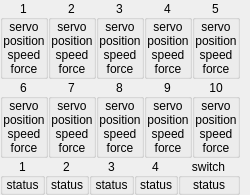
         <widget class="QWidget" name="pg_log">
          <layout class="QVBoxLayout" name="verticalLayout_49">
           <property name="leftMargin">
            <number>0</number>
           </property>
           <property name="topMargin">
            <number>0</number>
           </property>
           <property name="rightMargin">
            <number>10</number>
           </property>
           <property name="bottomMargin">
            <number>0</number>
           </property>
           <item>
            <widget class="QFrame" name="frame">
             <layout class="QVBoxLayout" name="verticalLayout_33" stretch="2,2,1">
              <property name="spacing">
               <number>0</number>
              </property>
              <property name="leftMargin">
               <number>0</number>
              </property>
              <property name="topMargin">
               <number>0</number>
              </property>
              <property name="rightMargin">
               <number>0</number>
              </property>
              <property name="bottomMargin">
               <number>0</number>
              </property>
              <item>
               <layout class="QHBoxLayout" name="horizontalLayout_26">
                <property name="spacing">
                 <number>0</number>
                </property>
                <item>
                 <widget class="QGroupBox" name="status_1">
                  <property name="title">
                   <string>1</string>
                  </property>
                  <property name="alignment">
                   <set>Qt::AlignCenter</set>
                  </property>
                  <layout class="QVBoxLayout" name="verticalLayout_14">
                   <property name="spacing">
                    <number>0</number>
                   </property>
                   <property name="leftMargin">
                    <number>0</number>
                   </property>
                   <property name="topMargin">
                    <number>0</number>
                   </property>
                   <property name="rightMargin">
                    <number>0</number>
                   </property>
                   <property name="bottomMargin">
                    <number>0</number>
                   </property>
                   <item>
                    <widget class="QLabel" name="servo_1">
                     <property name="text">
                      <string>servo</string>
                     </property>
                     <property name="alignment">
                      <set>Qt::AlignCenter</set>
                     </property>
                    </widget>
                   </item>
                   <item>
                    <widget class="QLabel" name="position_1">
                     <property name="text">
                      <string>position</string>
                     </property>
                     <property name="alignment">
                      <set>Qt::AlignCenter</set>
                     </property>
                    </widget>
                   </item>
                   <item>
                    <widget class="QLabel" name="speed_1">
                     <property name="text">
                      <string>speed</string>
                     </property>
                     <property name="alignment">
                      <set>Qt::AlignCenter</set>
                     </property>
                    </widget>
                   </item>
                   <item>
                    <widget class="QLabel" name="force_1">
                     <property name="text">
                      <string>force</string>
                     </property>
                     <property name="alignment">
                      <set>Qt::AlignCenter</set>
                     </property>
                    </widget>
                   </item>
                  </layout>
                 </widget>
                </item>
                <item>
                 <widget class="QGroupBox" name="status_2">
                  <property name="title">
                   <string>2</string>
                  </property>
                  <property name="alignment">
                   <set>Qt::AlignCenter</set>
                  </property>
                  <layout class="QVBoxLayout" name="verticalLayout_15">
                   <property name="spacing">
                    <number>0</number>
                   </property>
                   <property name="leftMargin">
                    <number>0</number>
                   </property>
                   <property name="topMargin">
                    <number>0</number>
                   </property>
                   <property name="rightMargin">
                    <number>0</number>
                   </property>
                   <property name="bottomMargin">
                    <number>0</number>
                   </property>
                   <item>
                    <widget class="QLabel" name="servo_2">
                     <property name="text">
                      <string>servo</string>
                     </property>
                     <property name="alignment">
                      <set>Qt::AlignCenter</set>
                     </property>
                    </widget>
                   </item>
                   <item>
                    <widget class="QLabel" name="position_2">
                     <property name="text">
                      <string>position</string>
                     </property>
                     <property name="alignment">
                      <set>Qt::AlignCenter</set>
                     </property>
                    </widget>
                   </item>
                   <item>
                    <widget class="QLabel" name="speed_2">
                     <property name="text">
                      <string>speed</string>
                     </property>
                     <property name="alignment">
                      <set>Qt::AlignCenter</set>
                     </property>
                    </widget>
                   </item>
                   <item>
                    <widget class="QLabel" name="force_2">
                     <property name="text">
                      <string>force</string>
                     </property>
                     <property name="alignment">
                      <set>Qt::AlignCenter</set>
                     </property>
                    </widget>
                   </item>
                  </layout>
                 </widget>
                </item>
                <item>
                 <widget class="QGroupBox" name="status_3">
                  <property name="title">
                   <string>3</string>
                  </property>
                  <property name="alignment">
                   <set>Qt::AlignCenter</set>
                  </property>
                  <layout class="QVBoxLayout" name="verticalLayout_16">
                   <property name="spacing">
                    <number>0</number>
                   </property>
                   <property name="leftMargin">
                    <number>0</number>
                   </property>
                   <property name="topMargin">
                    <number>0</number>
                   </property>
                   <property name="rightMargin">
                    <number>0</number>
                   </property>
                   <property name="bottomMargin">
                    <number>0</number>
                   </property>
                   <item>
                    <widget class="QLabel" name="servo_3">
                     <property name="text">
                      <string>servo</string>
                     </property>
                     <property name="alignment">
                      <set>Qt::AlignCenter</set>
                     </property>
                    </widget>
                   </item>
                   <item>
                    <widget class="QLabel" name="position_3">
                     <property name="text">
                      <string>position</string>
                     </property>
                     <property name="alignment">
                      <set>Qt::AlignCenter</set>
                     </property>
                    </widget>
                   </item>
                   <item>
                    <widget class="QLabel" name="speed_3">
                     <property name="text">
                      <string>speed</string>
                     </property>
                     <property name="alignment">
                      <set>Qt::AlignCenter</set>
                     </property>
                    </widget>
                   </item>
                   <item>
                    <widget class="QLabel" name="force_3">
                     <property name="text">
                      <string>force</string>
                     </property>
                     <property name="alignment">
                      <set>Qt::AlignCenter</set>
                     </property>
                    </widget>
                   </item>
                  </layout>
                 </widget>
                </item>
                <item>
                 <widget class="QGroupBox" name="status_4">
                  <property name="title">
                   <string>4</string>
                  </property>
                  <property name="alignment">
                   <set>Qt::AlignCenter</set>
                  </property>
                  <layout class="QVBoxLayout" name="verticalLayout_17">
                   <property name="spacing">
                    <number>0</number>
                   </property>
                   <property name="leftMargin">
                    <number>0</number>
                   </property>
                   <property name="topMargin">
                    <number>0</number>
                   </property>
                   <property name="rightMargin">
                    <number>0</number>
                   </property>
                   <property name="bottomMargin">
                    <number>0</number>
                   </property>
                   <item>
                    <widget class="QLabel" name="servo_4">
                     <property name="text">
                      <string>servo</string>
                     </property>
                     <property name="alignment">
                      <set>Qt::AlignCenter</set>
                     </property>
                    </widget>
                   </item>
                   <item>
                    <widget class="QLabel" name="position_4">
                     <property name="text">
                      <string>position</string>
                     </property>
                     <property name="alignment">
                      <set>Qt::AlignCenter</set>
                     </property>
                    </widget>
                   </item>
                   <item>
                    <widget class="QLabel" name="speed_4">
                     <property name="text">
                      <string>speed</string>
                     </property>
                     <property name="alignment">
                      <set>Qt::AlignCenter</set>
                     </property>
                    </widget>
                   </item>
                   <item>
                    <widget class="QLabel" name="force_4">
                     <property name="text">
                      <string>force</string>
                     </property>
                     <property name="alignment">
                      <set>Qt::AlignCenter</set>
                     </property>
                    </widget>
                   </item>
                  </layout>
                 </widget>
                </item>
                <item>
                 <widget class="QGroupBox" name="status_5">
                  <property name="title">
                   <string>5</string>
                  </property>
                  <property name="alignment">
                   <set>Qt::AlignCenter</set>
                  </property>
                  <layout class="QVBoxLayout" name="verticalLayout_18">
                   <property name="spacing">
                    <number>0</number>
                   </property>
                   <property name="leftMargin">
                    <number>0</number>
                   </property>
                   <property name="topMargin">
                    <number>0</number>
                   </property>
                   <property name="rightMargin">
                    <number>0</number>
                   </property>
                   <property name="bottomMargin">
                    <number>0</number>
                   </property>
                   <item>
                    <widget class="QLabel" name="servo_5">
                     <property name="text">
                      <string>servo</string>
                     </property>
                     <property name="alignment">
                      <set>Qt::AlignCenter</set>
                     </property>
                    </widget>
                   </item>
                   <item>
                    <widget class="QLabel" name="position_5">
                     <property name="text">
                      <string>position</string>
                     </property>
                     <property name="alignment">
                      <set>Qt::AlignCenter</set>
                     </property>
                    </widget>
                   </item>
                   <item>
                    <widget class="QLabel" name="speed_5">
                     <property name="text">
                      <string>speed</string>
                     </property>
                     <property name="alignment">
                      <set>Qt::AlignCenter</set>
                     </property>
                    </widget>
                   </item>
                   <item>
                    <widget class="QLabel" name="force_5">
                     <property name="text">
                      <string>force</string>
                     </property>
                     <property name="alignment">
                      <set>Qt::AlignCenter</set>
                     </property>
                    </widget>
                   </item>
                  </layout>
                 </widget>
                </item>
               </layout>
              </item>
              <item>
               <layout class="QHBoxLayout" name="horizontalLayout_27">
                <property name="spacing">
                 <number>0</number>
                </property>
                <item>
                 <widget class="QGroupBox" name="status_6">
                  <property name="title">
                   <string>6</string>
                  </property>
                  <property name="alignment">
                   <set>Qt::AlignCenter</set>
                  </property>
                  <layout class="QVBoxLayout" name="verticalLayout_23">
                   <property name="spacing">
                    <number>0</number>
                   </property>
                   <property name="leftMargin">
                    <number>0</number>
                   </property>
                   <property name="topMargin">
                    <number>0</number>
                   </property>
                   <property name="rightMargin">
                    <number>0</number>
                   </property>
                   <property name="bottomMargin">
                    <number>0</number>
                   </property>
                   <item>
                    <widget class="QLabel" name="servo_6">
                     <property name="text">
                      <string>servo</string>
                     </property>
                     <property name="alignment">
                      <set>Qt::AlignCenter</set>
                     </property>
                    </widget>
                   </item>
                   <item>
                    <widget class="QLabel" name="position_6">
                     <property name="text">
                      <string>position</string>
                     </property>
                     <property name="alignment">
                      <set>Qt::AlignCenter</set>
                     </property>
                    </widget>
                   </item>
                   <item>
                    <widget class="QLabel" name="speed_6">
                     <property name="text">
                      <string>speed</string>
                     </property>
                     <property name="alignment">
                      <set>Qt::AlignCenter</set>
                     </property>
                    </widget>
                   </item>
                   <item>
                    <widget class="QLabel" name="force_6">
                     <property name="text">
                      <string>force</string>
                     </property>
                     <property name="alignment">
                      <set>Qt::AlignCenter</set>
                     </property>
                    </widget>
                   </item>
                  </layout>
                 </widget>
                </item>
                <item>
                 <widget class="QGroupBox" name="status_7">
                  <property name="title">
                   <string>7</string>
                  </property>
                  <property name="alignment">
                   <set>Qt::AlignCenter</set>
                  </property>
                  <layout class="QVBoxLayout" name="verticalLayout_24">
                   <property name="spacing">
                    <number>0</number>
                   </property>
                   <property name="leftMargin">
                    <number>0</number>
                   </property>
                   <property name="topMargin">
                    <number>0</number>
                   </property>
                   <property name="rightMargin">
                    <number>0</number>
                   </property>
                   <property name="bottomMargin">
                    <number>0</number>
                   </property>
                   <item>
                    <widget class="QLabel" name="servo_7">
                     <property name="text">
                      <string>servo</string>
                     </property>
                     <property name="alignment">
                      <set>Qt::AlignCenter</set>
                     </property>
                    </widget>
                   </item>
                   <item>
                    <widget class="QLabel" name="position_7">
                     <property name="text">
                      <string>position</string>
                     </property>
                     <property name="alignment">
                      <set>Qt::AlignCenter</set>
                     </property>
                    </widget>
                   </item>
                   <item>
                    <widget class="QLabel" name="speed_7">
                     <property name="text">
                      <string>speed</string>
                     </property>
                     <property name="alignment">
                      <set>Qt::AlignCenter</set>
                     </property>
                    </widget>
                   </item>
                   <item>
                    <widget class="QLabel" name="force_7">
                     <property name="text">
                      <string>force</string>
                     </property>
                     <property name="alignment">
                      <set>Qt::AlignCenter</set>
                     </property>
                    </widget>
                   </item>
                  </layout>
                 </widget>
                </item>
                <item>
                 <widget class="QGroupBox" name="status_8">
                  <property name="title">
                   <string>8</string>
                  </property>
                  <property name="alignment">
                   <set>Qt::AlignCenter</set>
                  </property>
                  <layout class="QVBoxLayout" name="verticalLayout_25">
                   <property name="spacing">
                    <number>0</number>
                   </property>
                   <property name="leftMargin">
                    <number>0</number>
                   </property>
                   <property name="topMargin">
                    <number>0</number>
                   </property>
                   <property name="rightMargin">
                    <number>0</number>
                   </property>
                   <property name="bottomMargin">
                    <number>0</number>
                   </property>
                   <item>
                    <widget class="QLabel" name="servo_8">
                     <property name="text">
                      <string>servo</string>
                     </property>
                     <property name="alignment">
                      <set>Qt::AlignCenter</set>
                     </property>
                    </widget>
                   </item>
                   <item>
                    <widget class="QLabel" name="position_8">
                     <property name="text">
                      <string>position</string>
                     </property>
                     <property name="alignment">
                      <set>Qt::AlignCenter</set>
                     </property>
                    </widget>
                   </item>
                   <item>
                    <widget class="QLabel" name="speed_8">
                     <property name="text">
                      <string>speed</string>
                     </property>
                     <property name="alignment">
                      <set>Qt::AlignCenter</set>
                     </property>
                    </widget>
                   </item>
                   <item>
                    <widget class="QLabel" name="force_8">
                     <property name="text">
                      <string>force</string>
                     </property>
                     <property name="alignment">
                      <set>Qt::AlignCenter</set>
                     </property>
                    </widget>
                   </item>
                  </layout>
                 </widget>
                </item>
                <item>
                 <widget class="QGroupBox" name="status_9">
                  <property name="title">
                   <string>9</string>
                  </property>
                  <property name="alignment">
                   <set>Qt::AlignCenter</set>
                  </property>
                  <layout class="QVBoxLayout" name="verticalLayout_26">
                   <property name="spacing">
                    <number>0</number>
                   </property>
                   <property name="leftMargin">
                    <number>0</number>
                   </property>
                   <property name="topMargin">
                    <number>0</number>
                   </property>
                   <property name="rightMargin">
                    <number>0</number>
                   </property>
                   <property name="bottomMargin">
                    <number>0</number>
                   </property>
                   <item>
                    <widget class="QLabel" name="servo_9">
                     <property name="text">
                      <string>servo</string>
                     </property>
                     <property name="alignment">
                      <set>Qt::AlignCenter</set>
                     </property>
                    </widget>
                   </item>
                   <item>
                    <widget class="QLabel" name="position_9">
                     <property name="text">
                      <string>position</string>
                     </property>
                     <property name="alignment">
                      <set>Qt::AlignCenter</set>
                     </property>
                    </widget>
                   </item>
                   <item>
                    <widget class="QLabel" name="speed_9">
                     <property name="text">
                      <string>speed</string>
                     </property>
                     <property name="alignment">
                      <set>Qt::AlignCenter</set>
                     </property>
                    </widget>
                   </item>
                   <item>
                    <widget class="QLabel" name="force_9">
                     <property name="text">
                      <string>force</string>
                     </property>
                     <property name="alignment">
                      <set>Qt::AlignCenter</set>
                     </property>
                    </widget>
                   </item>
                  </layout>
                 </widget>
                </item>
                <item>
                 <widget class="QGroupBox" name="status_10">
                  <property name="title">
                   <string>10</string>
                  </property>
                  <property name="alignment">
                   <set>Qt::AlignCenter</set>
                  </property>
                  <layout class="QVBoxLayout" name="verticalLayout_27">
                   <property name="spacing">
                    <number>0</number>
                   </property>
                   <property name="leftMargin">
                    <number>0</number>
                   </property>
                   <property name="topMargin">
                    <number>0</number>
                   </property>
                   <property name="rightMargin">
                    <number>0</number>
                   </property>
                   <property name="bottomMargin">
                    <number>0</number>
                   </property>
                   <item>
                    <widget class="QLabel" name="servo_10">
                     <property name="text">
                      <string>servo</string>
                     </property>
                     <property name="alignment">
                      <set>Qt::AlignCenter</set>
                     </property>
                    </widget>
                   </item>
                   <item>
                    <widget class="QLabel" name="position_10">
                     <property name="text">
                      <string>position</string>
                     </property>
                     <property name="alignment">
                      <set>Qt::AlignCenter</set>
                     </property>
                    </widget>
                   </item>
                   <item>
                    <widget class="QLabel" name="speed_10">
                     <property name="text">
                      <string>speed</string>
                     </property>
                     <property name="alignment">
                      <set>Qt::AlignCenter</set>
                     </property>
                    </widget>
                   </item>
                   <item>
                    <widget class="QLabel" name="force_10">
                     <property name="text">
                      <string>force</string>
                     </property>
                     <property name="alignment">
                      <set>Qt::AlignCenter</set>
                     </property>
                    </widget>
                   </item>
                  </layout>
                 </widget>
                </item>
               </layout>
              </item>
              <item>
               <layout class="QHBoxLayout" name="horizontalLayout_28">
                <property name="spacing">
                 <number>0</number>
                </property>
                <item>
                 <widget class="QGroupBox" name="fa_status_1">
                  <property name="title">
                   <string>1</string>
                  </property>
                  <property name="alignment">
                   <set>Qt::AlignCenter</set>
                  </property>
                  <layout class="QVBoxLayout" name="verticalLayout_28">
                   <property name="spacing">
                    <number>0</number>
                   </property>
                   <property name="leftMargin">
                    <number>0</number>
                   </property>
                   <property name="topMargin">
                    <number>0</number>
                   </property>
                   <property name="rightMargin">
                    <number>0</number>
                   </property>
                   <property name="bottomMargin">
                    <number>0</number>
                   </property>
                   <item>
                    <widget class="QLabel" name="isopen_1">
                     <property name="text">
                      <string>status</string>
                     </property>
                     <property name="alignment">
                      <set>Qt::AlignCenter</set>
                     </property>
                    </widget>
                   </item>
                  </layout>
                 </widget>
                </item>
                <item>
                 <widget class="QGroupBox" name="fa_status_2">
                  <property name="title">
                   <string>2</string>
                  </property>
                  <property name="alignment">
                   <set>Qt::AlignCenter</set>
                  </property>
                  <layout class="QVBoxLayout" name="verticalLayout_29">
                   <property name="spacing">
                    <number>0</number>
                   </property>
                   <property name="leftMargin">
                    <number>0</number>
                   </property>
                   <property name="topMargin">
                    <number>0</number>
                   </property>
                   <property name="rightMargin">
                    <number>0</number>
                   </property>
                   <property name="bottomMargin">
                    <number>0</number>
                   </property>
                   <item>
                    <widget class="QLabel" name="isopen_2">
                     <property name="text">
                      <string>status</string>
                     </property>
                     <property name="alignment">
                      <set>Qt::AlignCenter</set>
                     </property>
                    </widget>
                   </item>
                  </layout>
                 </widget>
                </item>
                <item>
                 <widget class="QGroupBox" name="fa_status_3">
                  <property name="title">
                   <string>3</string>
                  </property>
                  <property name="alignment">
                   <set>Qt::AlignCenter</set>
                  </property>
                  <layout class="QVBoxLayout" name="verticalLayout_30">
                   <property name="spacing">
                    <number>0</number>
                   </property>
                   <property name="leftMargin">
                    <number>0</number>
                   </property>
                   <property name="topMargin">
                    <number>0</number>
                   </property>
                   <property name="rightMargin">
                    <number>0</number>
                   </property>
                   <property name="bottomMargin">
                    <number>0</number>
                   </property>
                   <item>
                    <widget class="QLabel" name="isopen_3">
                     <property name="text">
                      <string>status</string>
                     </property>
                     <property name="alignment">
                      <set>Qt::AlignCenter</set>
                     </property>
                    </widget>
                   </item>
                  </layout>
                 </widget>
                </item>
                <item>
                 <widget class="QGroupBox" name="fa_status_4">
                  <property name="title">
                   <string>4</string>
                  </property>
                  <property name="alignment">
                   <set>Qt::AlignCenter</set>
                  </property>
                  <layout class="QVBoxLayout" name="verticalLayout_32">
                   <property name="spacing">
                    <number>0</number>
                   </property>
                   <property name="leftMargin">
                    <number>0</number>
                   </property>
                   <property name="topMargin">
                    <number>0</number>
                   </property>
                   <property name="rightMargin">
                    <number>0</number>
                   </property>
                   <property name="bottomMargin">
                    <number>0</number>
                   </property>
                   <item>
                    <widget class="QLabel" name="isopen_4">
                     <property name="text">
                      <string>status</string>
                     </property>
                     <property name="alignment">
                      <set>Qt::AlignCenter</set>
                     </property>
                    </widget>
                   </item>
                  </layout>
                 </widget>
                </item>
                <item>
                 <widget class="QGroupBox" name="switch_status">
                  <property name="title">
                   <string>switch</string>
                  </property>
                  <property name="alignment">
                   <set>Qt::AlignCenter</set>
                  </property>
                  <layout class="QVBoxLayout" name="verticalLayout_36">
                   <property name="spacing">
                    <number>0</number>
                   </property>
                   <property name="leftMargin">
                    <number>0</number>
                   </property>
                   <property name="topMargin">
                    <number>0</number>
                   </property>
                   <property name="rightMargin">
                    <number>0</number>
                   </property>
                   <property name="bottomMargin">
                    <number>0</number>
                   </property>
                   <item>
                    <widget class="QLabel" name="isopen">
                     <property name="text">
                      <string>status</string>
                     </property>
                     <property name="alignment">
                      <set>Qt::AlignCenter</set>
                     </property>
                    </widget>
                   </item>
                  </layout>
                 </widget>
                </item>
               </layout>
              </item>
             </layout>
            </widget>
           </item>
          </layout>
         </widget>
